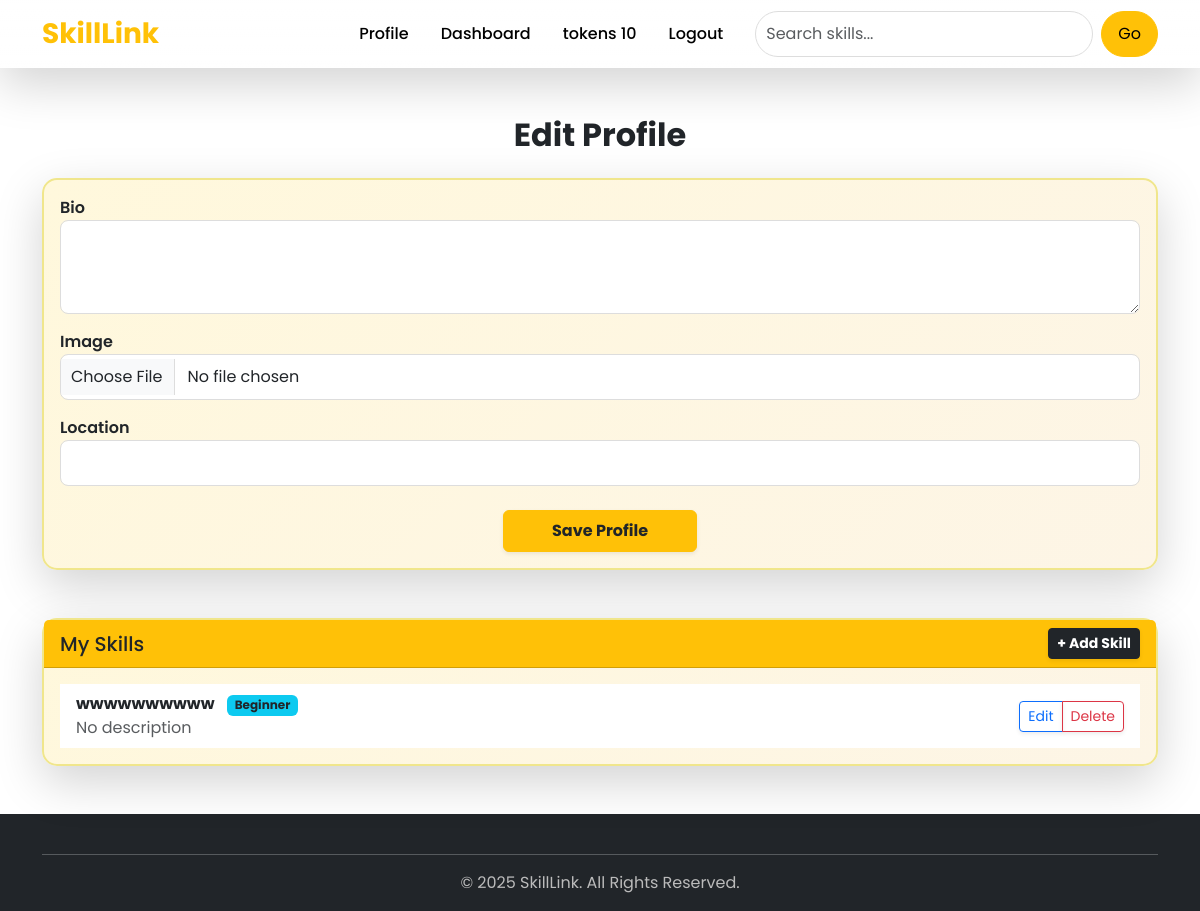
The app's page /accounts/profile/edit/ (signed in) with its own data.
### accounts/models.py (models this page shows, shortened)
class Profile(models.Model):
    user = models.OneToOneField(User, on_delete=models.CASCADE)
    bio = models.CharField(max_length=100 ,blank=True, null=True)
    profile_pic = CloudinaryField('image', default='default.png')
    location = models.CharField(max_length=100, blank=True, null=True)
    languages_spoken = models.CharField(max_length=200, blank=True, null=True)
    experience_level = models.CharField(
        max_length=20,
        choices=[
            ("beginner", "Beginner"),
            ("intermediate", "Intermediate"),
            ("expert", "Expert"),
        ],
        default="beginner"
    )
    tokens_balance = models.PositiveIntegerField(default=0)
    rating = models.FloatField(default=0.0)
    joined_on = models.DateTimeField(auto_now_add=True)
    verified = models.BooleanField(default=False)
    @property
    def token_balance(self):
        totals = Transaction.objects.filter(user=self).values("transaction_type").annotate(total=models.Sum("amount"))
        earned = next((t["total"] for t in totals if t["transaction_type"] == "earned"), 0)
        spent = next((t["total"] for t in totals if t["transaction_type"] == "spent"), 0)
        purchased = next((t["total"] for t in totals if t["transaction_type"] == "purchased"), 0)
        return (purchased + earned) - spent

### skills/models.py (models this page shows, shortened)
class ProfileSkill(models.Model):
    profile = models.ForeignKey(Profile, on_delete=models.CASCADE, related_name="skills")
    skill = models.ForeignKey(Skill, on_delete=models.CASCADE)
    EXPERIENCE_CHOICES = [
        ("beginner", "Beginner"),
        ("intermediate", "Intermediate"),
        ("advanced", "Advanced"),
        ("expert", "Expert"),
    ]
    experience_level = models.CharField(max_length=20, choices=EXPERIENCE_CHOICES, default="beginner")
    LEARNING_STATUS_CHOICES = [
        ("learning", "Learning"),
        ("practicing", "Practicing"),
        ("mastered", "Mastered"),
        ("teaching", "Teaching"),
    ]
    learning_status = models.CharField(max_length=20, choices=LEARNING_STATUS_CHOICES, default="learning")
    years_of_experience = models.PositiveIntegerField(default=0)
    personal_description = models.TextField(blank=True, null=True)
    available_for_teaching = models.BooleanField(default=False)
    token_cost = models.PositiveIntegerField(default=0)
    times_taught = models.PositiveIntegerField(default=0)
    average_rating = models.FloatField(default=0.0)
    verified = models.BooleanField(default=False)
    notes = models.TextField(blank=True, null=True)
    certificate_url = models.URLField(blank=True, null=True)
    added_on = models.DateTimeField(auto_now_add=True)

class Skill(models.Model):
    name = models.CharField(max_length=100)
    category = models.CharField(max_length=50, blank=True, null=True)
    skill_icon  =CloudinaryField('image', default='default.png')

### accounts/views.py (the view)
# urls.py: path('profile/edit/', profile_edit, name='profile_edit'),
@login_required
def profile_edit(request):
    profile = request.user.profile
    if request.method == "POST":
        profile_form = ProfileForm(request.POST, request.FILES, instance=profile)
        if profile_form.is_valid():
            profile_form.save()
            messages.success(request, "Profile updated successfully.")
            return redirect("profile_edit")
    else:
        profile_form = ProfileForm(instance=profile)
    skills = profile.skills.all()
    return render(request, "profile_edit.html", {
        "profile_form": profile_form,
        "skills": skills,
    })

### accounts/forms.py
class ProfileForm(forms.ModelForm):
    class Meta:
        model = Profile
        fields = ['bio', 'profile_pic', 'location']
        widgets = {
            'bio': forms.Textarea(attrs={'rows': 3, 'class': 'form-control'}),
            'location': forms.TextInput(attrs={'class': 'form-control'}),
            'profile_pic': forms.FileInput(attrs={'class': 'form-control'}),
        }

### accounts/templates/profile_edit.html (shortened to what this page needs)
{% extends "base.html" %}
{% load static %}
{% block content %}
<div class="container my-5">
    <h2 class="mb-4 text-center fw-bold text-dark animate__animated animate__fadeInDown">
        Edit Profile
    </h2>
    <div class="card profile-card shadow-lg mb-5 animate__animated animate__fadeInUp"
         style="border:2px solid #F0E68C; background:linear-gradient(135deg, #fff8dc, #fdf5e6); border-radius:15px;">
        <div class="card-body">
            <form method="post" enctype="multipart/form-data">
                {% for field in profile_form %}
                    <div class="mb-3">
                        <label class="fw-semibold">{{ field.label }}</label>
                        {{ field }}
                    </div>
                {% endfor %}
                <div class="text-center mt-4">
                    <button type="submit" class="btn btn-warning text-dark fw-bold px-5 py-2 shadow-sm hover-grow">
                        Save Profile
                    </button>
                </div>
            </form>
        </div>
    </div>
    <div class="card shadow-lg animate__animated animate__fadeInUp animate__delay-1s"
         style="border:2px solid #F0E68C; background:linear-gradient(135deg, #fff8dc, #fdf5e6); border-radius:15px;">
        <div class="card-header d-flex justify-content-between align-items-center bg-warning text-dark fw-bold">
            <h5 class="mb-0">My Skills</h5>
            <a href="{% url 'add_skill' %}" class="btn btn-dark btn-sm fw-bold shadow-sm hover-grow">
                + Add Skill
            </a>
        </div>
        <div class="card-body">
            {% if skills %}
                <ul class="list-group list-group-flush">
                    {% for skill in skills %}
                        <li class="list-group-item d-flex justify-content-between align-items-center skill-item">
                            <div>
                                <strong>{{ skill.skill.name }}</strong>
                                <span class="badge bg-info text-dark ms-2">{{ skill.get_experience_level_display }}</span>
                                <p class="text-muted mb-0">{{ skill.personal_description|default:"No description" }}</p>
                            </div>
                            <div class="btn-group btn-group-sm">
                                <a href="{% url 'edit_skill' skill.id %}" class="btn btn-outline-primary shadow-sm">Edit</a>
                                <a href="{% url 'delete_skill' skill.id %}"
                                   class="btn btn-outline-danger shadow-sm"
                                   onclick="return confirm('Are you sure?');">Delete</a>
                            </div>
                        </li>
                    {% endfor %}
                </ul>
            {% else %}
                <p class="text-muted text-center">No skills added yet. Click <strong>"Add Skill"</strong> to get started.</p>
            {% endif %}
        </div>
    </div>
</div>
<link rel="stylesheet" href="https://cdnjs.cloudflare.com/ajax/libs/animate.css/4.1.1/animate.min.css"/>
{% endblock %}

### templates/base.html (shortened to what this page needs)
<!DOCTYPE html>
<html lang="en">
<head>
  <link href="https://cdn.jsdelivr.net/npm/bootstrap@5.3.3/dist/css/bootstrap.min.css" rel="stylesheet">
</head>
<body>
  <nav class="navbar navbar-expand-lg navbar-dark bg-gradient shadow-lg sticky-top">
    <div class="container">
      <a class="navbar-brand fw-bold fs-3 text-warning" href="{% url 'index' %}">SkillLink</a>
      <div class="collapse navbar-collapse" id="navbarNav">
        <ul class="navbar-nav ms-auto align-items-center">
          <li class="nav-item mx-2">
          {% if user.is_authenticated %}
          <li class="nav-item mx-2">
            <a class="nav-link position-relative" href="{% url 'profile' %}">
              Profile
            </a>
          </li>
          <li class="nav-item mx-2">
            <a class="nav-link position-relative" href="{% url 'dashboard' %}">
              Dashboard
            </a>
          </li>
          <li class="nav-item mx-2">
            <a class="nav-link position-relative" href="{% url 'token_balance' %}">
              tokens {{ user.profile.token_balance }}
            </a>
          </li>
            <li class="nav-item mx-2">
              <a class="nav-link" href="{% url 'logout' %}">Logout</a>
            </li>
          {% endif %}
        </ul>
        <form class="d-flex ms-lg-3 mt-3 mt-lg-0" method="GET" action="{% url 'skill_list' %}">
          <input class="form-control me-2 rounded-pill search-input" type="search" placeholder="Search skills..."
                 aria-label="Search" name="q">
          <button class="btn btn-warning rounded-pill px-3" type="submit">Go</button>
        </form>
      </div>
    </div>
  </nav>
  <main>
    {% block content %}{% endblock %}
  </main>
  <footer class="bg-dark text-white pt-4 pb-3 mt-5">
    <div class="container text-center">
      <hr class="border-light">
      <a class="footer-link mx-3">
      &copy; 2025 SkillLink. All Rights Reserved.
      </a>
    </div>
  </footer>
</body>
</html>

### templates/base.html (style rules this page uses)
.navbar.bg-gradient { background: linear-gradient(90deg, #071129 0%, #1c1f3a 100%); transition: all 0.3s ease; }
.nav-link { position: relative; font-weight: 500; color: #000000ff !important; transition: color 0.3s ease; }
.search-input { border-radius: 50px; padding-left: 15px; transition: all 0.3s ease; }
.footer-link { color: #bbb; text-decoration: none; transition: color 0.3s; }

### accounts/templates/profile_edit.html (style rules this page uses)
body { font-family: 'Poppins', sans-serif; }
.profile-card { transition: transform 0.3s ease, box-shadow 0.3s ease; }
input, textarea, select { border-radius: 8px !important; border: 1px solid #ddd !important; padding: 10px !important; transition: all 0.3s ease; }
.hover-grow { transition: transform 0.3s ease, box-shadow 0.3s ease; }
.skill-item { transition: background-color 0.3s ease, transform 0.2s ease; }

### records on screen
ProfileSkill: skill.name "wwwwwwwwww", experience_level "Beginner", personal_description "No description"

### other values on screen
{{ user.profile.token_balance }} "10"
{{ field.label }} "Bio" "Image" "Location"
